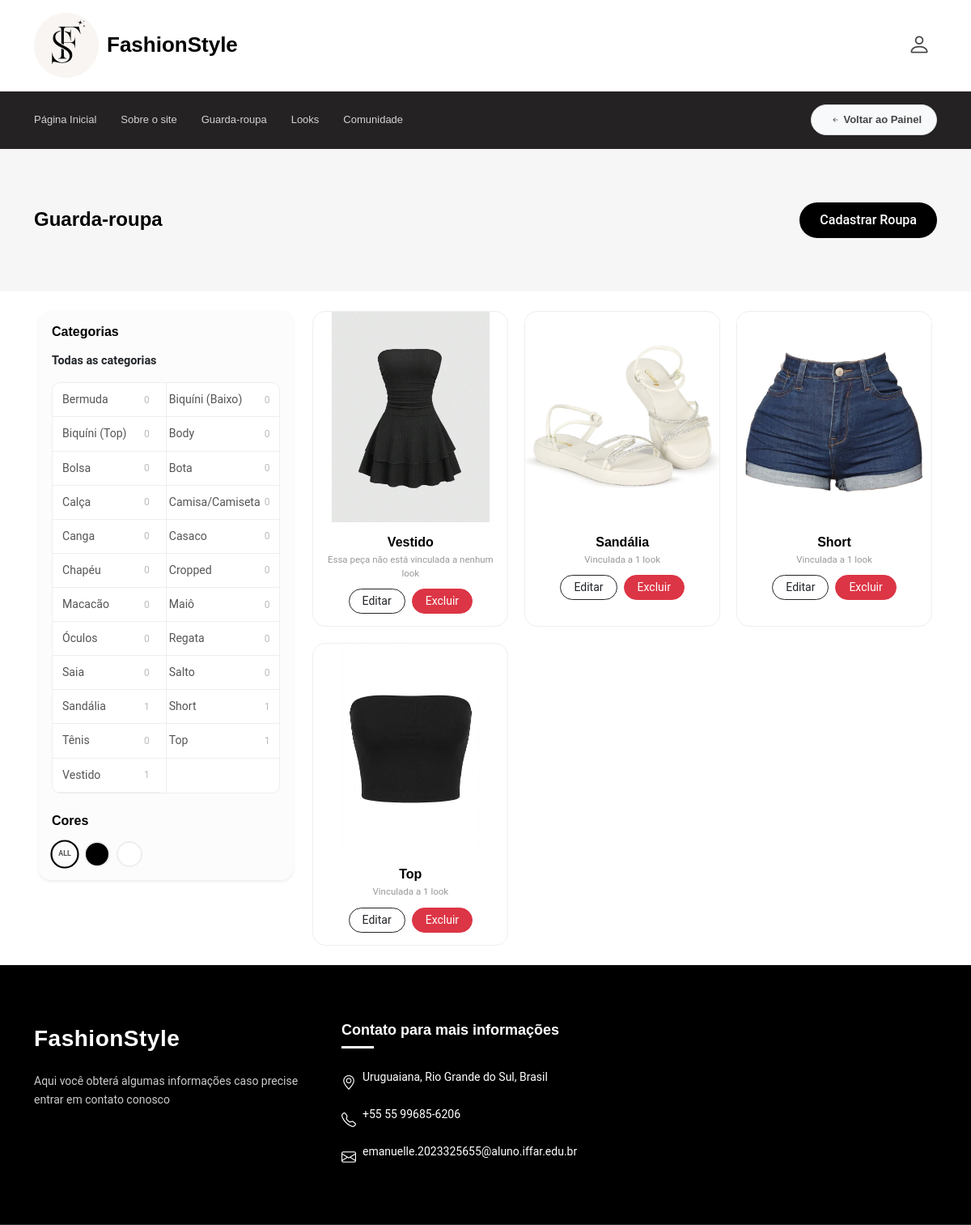
The app's page /TCC/guardaroupa.php (signed in) with its own data.
### tables this page shows
CREATE TABLE IF NOT EXISTS `categorias` (
  `id` int NOT NULL AUTO_INCREMENT,
  `nome` varchar(50) NOT NULL,
  PRIMARY KEY (`id`)
);

CREATE TABLE IF NOT EXISTS `roupas` (
  `id` int NOT NULL AUTO_INCREMENT,
  `idusuario` int NOT NULL,
  `foto` varchar(255) NOT NULL,
  `cor1` varchar(20) DEFAULT NULL,
  `cor2` varchar(20) DEFAULT NULL,
  `idCategoria` int NOT NULL,
  `idEstacao` int DEFAULT NULL,
  `estacoes` varchar(255) DEFAULT NULL,
  `tags` text,
  PRIMARY KEY (`id`),
  KEY `idusuario` (`idusuario`),
  KEY `idCategoria` (`idCategoria`),
  KEY `fk_roupas_estacao` (`idEstacao`)
);

### TCC/guardaroupa.php (the view, shortened to what this page needs)
<?php
require_once "conexao.php";
function normalizeHex($hex) {
    $hex = strtolower(ltrim($hex, '#'));
    return $hex;
}
$userId = $_SESSION['idusuario'];
$roupas = [];
$categoriasComContagem = [];
$filtroCategoriaId = $_GET['categoria'] ?? null;
try {
    $sqlCat = "SELECT c.id, c.nome, COUNT(r.id) as contagem
                FROM categorias c
                LEFT JOIN roupas r ON c.id = r.idCategoria AND r.idusuario = ?
                GROUP BY c.id, c.nome
                ORDER BY c.nome";
    $stmtCat = $con->prepare($sqlCat);
    $stmtCat->bind_param("i", $userId);
    $stmtCat->execute();
    $categoriasComContagem = $stmtCat->get_result()->fetch_all(MYSQLI_ASSOC);
    $sqlRoupas = "SELECT r.*, c.nome AS nome_categoria FROM roupas r
                  JOIN categorias c ON r.idCategoria = c.id WHERE r.idusuario = ?";
    $sqlRoupas .= " ORDER BY r.id DESC";
    $stmtR = $con->prepare($sqlRoupas);
    $stmtR->bind_param("i", $userId);
    $stmtR->execute();
    $roupas = $stmtR->get_result()->fetch_all(MYSQLI_ASSOC);
    $coresDaListagem = [];
    foreach ($roupas as $r) {
        if (!empty($r['cor1'])) $coresDaListagem[] = normalizeHex($r['cor1']);
        if (!empty($r['cor2'])) $coresDaListagem[] = normalizeHex($r['cor2']);
    }
    $todasCoresHex = array_unique($coresDaListagem);
} catch (Exception $e) {
    $mensagem = 'Erro: ' . $e->getMessage();
}
?>
<!DOCTYPE html>
<html lang="pt-br">
<head>
    <link href="assets/vendor/bootstrap/css/bootstrap.min.css" rel="stylesheet">
    <link href="assets/vendor/bootstrap-icons/bootstrap-icons.css" rel="stylesheet">
    <link href="assets/css/main.css" rel="stylesheet">
</head>
<body class="index-page">
<?php include 'nav.php'; ?>
<main class="main">
    <div class="page-title light-background">
        <div class="container d-lg-flex justify-content-between align-items-center py-4">
            <h1 class="m-0">Guarda-roupa</h1>
            <a href="editar_roupa.php" class="btn btn-floating">Cadastrar Roupa</a>
        </div>
    </div>
    <div class="container-fluid px-lg-5 my-4">
        <div class="row g-4">
            <div class="col-lg-3 col-sidebar">
                <div class="card p-3 shadow-sm border-0" style="border-radius: 15px; background: #fcfcfc;">
                    <h6 class="fw-bold mb-3">Categorias</h6>
                    <a href="guardaroupa.php" class="d-block mb-3 <?= $filtroCategoriaId === null ? 'fw-bold text-dark' : 'text-muted' ?>" style="text-decoration:none; font-size: 0.9rem;">
                        Todas as categorias
                    </a>
                    <div class="grid-categorias">
                        <?php foreach ($categoriasComContagem as $cat):
                            $nomeExibicao = str_replace(['(Parte de Cima)', '(Parte de Baixo)'], ['(Top)', '(Baixo)'], $cat['nome']);
                        ?>
                            <div class="categoria-item">
                                <a href="?categoria=<?= $cat['id'] ?>" class="categoria-link <?= $filtroCategoriaId == $cat['id'] ? 'active' : '' ?>">
                                    <span class="nome-cat"><?= htmlspecialchars($nomeExibicao) ?></span>
                                    <span class="contagem-num"><?= $cat['contagem'] ?></span>
                                </a>
                            </div>
                        <?php endforeach; ?>
                    </div>
                    <h6 class="fw-bold mt-4 mb-3">Cores</h6>
                    <div class="d-flex flex-wrap gap-2">
                        <span class="color-swatch active" data-color="todos">ALL</span>
                        <?php foreach ($todasCoresHex as $hex): ?>
                            <span class="color-swatch" data-color="<?= $hex ?>" style="background:#<?= $hex ?>;"></span>
                        <?php endforeach; ?>
                    </div>
                </div>
            </div>
            <div class="col-lg-9 col-content">
                <?php if (empty($roupas)): ?>
                    <div class="text-center py-5">
                        <i class="bi bi-archive text-muted" style="font-size: 3rem;"></i>
                        <h4 class="text-muted mt-3">Nenhuma peça nesta categoria.</h4>
                    </div>
                <?php else: ?>
                    <div class="products-grid">
                        <?php foreach ($roupas as $r):
                            $cor1 = normalizeHex($r['cor1']); $cor2 = normalizeHex($r['cor2']);
                            $coresFiltro = implode(',', array_filter([$cor1, $cor2]));
                            $sql_l = "SELECT nome FROM looks WHERE idusuario = ? AND (idroupa1 = ? OR idroupa2 = ? OR idroupa3 = ? OR idroupa4 = ? OR idroupa5 = ?)";
                            $stmt_l = $con->prepare($sql_l);
                            $stmt_l->bind_param("iiiiii", $userId, $r['id'], $r['id'], $r['id'], $r['id'], $r['id']);
                            $stmt_l->execute();
                            $res_l = $stmt_l->get_result();
                            $looks_vinculados = $res_l->fetch_all(MYSQLI_ASSOC);
                            $total_looks = count($looks_vinculados);
                            $frase_vinculo = ($total_looks == 0) ? "Essa peça não está vinculada a nenhum look" : ($total_looks == 1 ? "Vinculada a 1 look" : "Vinculada a $total_looks looks");
                        ?>
                            <div class="product-item" data-colors="<?= $coresFiltro ?>">
                                <div class="product-card">
                                    <div class="product-image"><img src="<?= htmlspecialchars($r['foto']) ?>"></div>
                                    <div class="product-info">
                                        <h6 class="fw-bold mb-1"><?= htmlspecialchars($r['nome_categoria']) ?></h6>
                                        <span class="txt-vinculo"><?= $frase_vinculo ?></span>
                                        <div class="d-flex justify-content-center gap-2">
                                            <a href="editar_roupa.php?id=<?= $r['id'] ?>" class="btn btn-sm btn-outline-dark rounded-pill px-3">Editar</a>
                                            <button class="btn btn-sm btn-danger rounded-pill px-3" data-bs-toggle="modal" data-bs-target="#modalR<?= $r['id'] ?>">Excluir</button>
                                        </div>
                                    </div>
                                </div>
                            </div>
                        <?php endforeach; ?>
                    </div>
                <?php endif; ?>
            </div>
        </div>
    </div>
</main>
<?php include 'footer.php'; ?>
</body>
</html>

### TCC/guardaroupa.php (style rules this page uses)
.btn-floating { background:#000!important;color:#fff!important;border-radius:50px!important;padding:10px 25px!important;font-weight:500!important;border:none!important;transition:all .3s!important;display:inline-block!important;text-decoration:none!important }
@media (min-width: 992px) { .col-sidebar { width: 30% !important; } }
@media (min-width: 992px) { .col-content { width: 70% !important; } }
.grid-categorias { display: grid; grid-template-columns: 1fr 1fr; position: relative; border: 1px solid #eee; border-radius: 10px; background: #fff; overflow: hidden; width: 100%; }
.grid-categorias::after { content: ""; position: absolute; left: 50%; top: 0; bottom: 0; width: 1px; background-color: #eee; }
.categoria-item { border-bottom: 1px solid #eee; display: flex; }
.categoria-link { text-decoration: none; display: flex; justify-content: space-between; align-items: center; width: 100%; padding: 10px 12px; color: #555; font-size: 0.88rem; }
.contagem-num { font-size: 0.75rem; color: #bbb; margin-left: 5px; }
.product-image img { width:100%;height:260px;object-fit:contain;border-radius:12px }
.product-card { border:1px solid #eee;border-radius:16px;background:#fff;transition:all .3s;height:100% }
.product-info { padding:15px;text-align:center }
.color-swatch { width:32px;height:32px;border-radius:50%;cursor:pointer;border:2px solid #eee;display:inline-flex;justify-content:center;align-items:center;font-size:8px;font-weight:bold;color:#555 }
.color-swatch.active { border:2px solid #000;transform:scale(1.1) }
.products-grid { display:grid;grid-template-columns:repeat(auto-fill,minmax(220px,1fr));gap:20px }
.txt-vinculo { font-size: 0.72rem; color: #999; margin-bottom: 10px; display: block; }

### records on screen
categorias: nome "Bermuda", contagem "0"
categorias: nome "Biquíni (Baixo)", contagem "0"
categorias: nome "Biquíni (Top)", contagem "0"
categorias: nome "Body", contagem "0"
categorias: nome "Bolsa", contagem "0"
categorias: nome "Bota", contagem "0"
categorias: nome "Calça", contagem "0"
categorias: nome "Camisa/Camiseta", contagem "0"
categorias: nome "Canga", contagem "0"
categorias: nome "Casaco", contagem "0"
categorias: nome "Chapéu", contagem "0"
categorias: nome "Cropped", contagem "0"
categorias: nome "Macacão", contagem "0"
categorias: nome "Maiô", contagem "0"
categorias: nome "Óculos", contagem "0"
categorias: nome "Regata", contagem "0"
categorias: nome "Saia", contagem "0"
categorias: nome "Salto", contagem "0"
categorias: nome "Sandália", contagem "1"
categorias: nome "Short", contagem "1"
categorias: nome "Tênis", contagem "0"
categorias: nome "Top", contagem "1"
categorias: nome "Vestido", contagem "1"
roupas: foto (picture), idCategoria.nome "Vestido", frase_vinculo "Essa peça não está vinculada a nenhum look"
roupas: foto (picture), idCategoria.nome "Sandália", frase_vinculo "Vinculada a 1 look"
roupas: foto (picture), idCategoria.nome "Short", frase_vinculo "Vinculada a 1 look"
roupas: foto (picture), idCategoria.nome "Top", frase_vinculo "Vinculada a 1 look"
